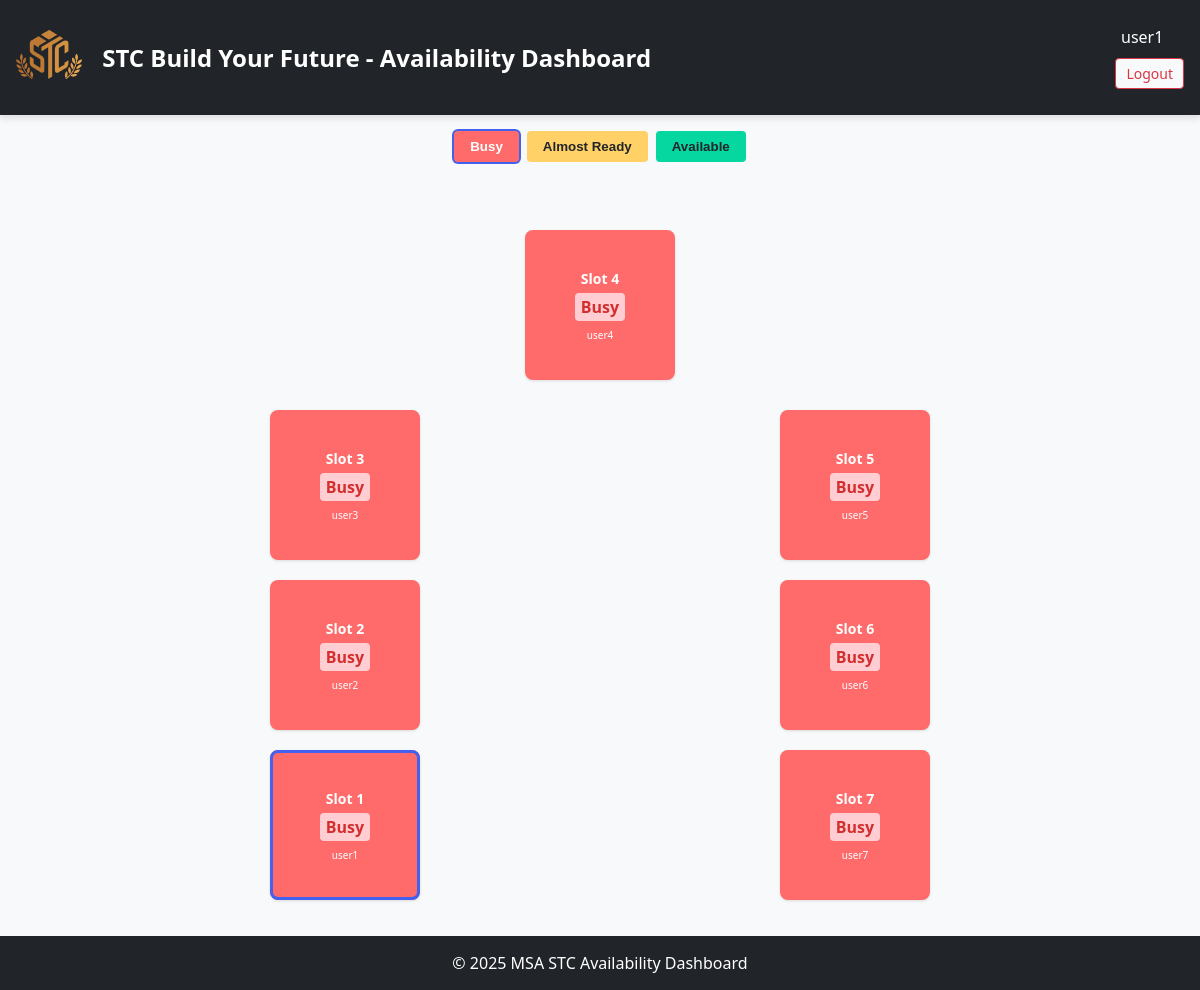
The app's page /dashboard (signed in) with its own data.
### models.py (models this page shows)
class User(db.Model, UserMixin):
    __tablename__ = 'users'
    id = db.Column(db.Integer, primary_key=True)
    username = db.Column(db.String(64), unique=True, nullable=False)
    password_hash = db.Column(db.String(128), nullable=False)
    role = db.Column(db.String(10), nullable=False, default='user')  # 'user' or 'admin'
    grid_square_id = db.Column(db.Integer, db.ForeignKey('grid_squares.id'), nullable=True)
    grid_square = db.relationship('GridSquare', backref=db.backref('assigned_user', uselist=False))

class GridSquare(db.Model):
    __tablename__ = 'grid_squares'
    id = db.Column(db.Integer, primary_key=True)
    name = db.Column(db.String(10), unique=True, nullable=False)  # e.g., 'U-001'
    status = db.Column(db.Integer, nullable=False, default=0)  # 0=red, 1=yellow, 2=green
    user_id = db.Column(db.Integer, nullable=True)  # This won't be a foreign key to allow deletion without cascade issues

### app.py (the view)
@app.route('/dashboard')
@login_required
def dashboard():
    grid_squares = GridSquare.query.all()
    user_square = GridSquare.query.filter_by(id=current_user.grid_square_id).first()
    if current_user.role == 'admin':
        return render_template('admin.html', grid_squares=grid_squares, user_square=user_square)
    else:
        return render_template('dashboard.html', grid_squares=grid_squares, user_square=user_square)

### app.py (called while the page is built)
@login_manager.user_loader
def load_user(user_id):
    return User.query.get(int(user_id))

### templates/dashboard.html (shortened to what this page needs)
{% extends "base.html" %}
{% block content %}
<div class="dashboard-wrapper">
  <div class="controls">
    <div class="status-buttons">
      <button class="status-btn status-red" data-status="0">Busy</button>
      <button class="status-btn status-yellow" data-status="1">Almost Ready</button>
      <button class="status-btn status-green" data-status="2">Available</button>
    </div>
  </div>
  <div class="u-grid-container">
    {% set top_square = grid_squares[0] if grid_squares|length > 0 else None %}
    {% if top_square %}
    <div class="grid-square top-square {% if top_square.id == user_square.id %}my-square{% endif %}"
        data-id="{{ top_square.id }}"
        data-status="{{ top_square.status }}"
        style="background-color: {% if top_square.status == 0 %}var(--color-red){% elif top_square.status == 1 %}var(--color-yellow){% else %}var(--color-green){% endif %}">
      <div class="square-content">
        <div class="square-name">{{ top_square.name }}</div>
        <div class="status-text {% if top_square.status == 0 %}status-busy{% elif top_square.status == 1 %}status-almost{% else %}status-available{% endif %}">
          {% if top_square.status == 0 %}Busy{% elif top_square.status == 1 %}Almost Ready{% else %}Available{% endif %}
        </div>
        {% if top_square.assigned_user %}
        <div class="square-user">{{ top_square.assigned_user.username }}</div>
        {% endif %}
      </div>
    </div>
    {% endif %}
    <div class="side-containers">
      <div class="side-squares left-squares">
        {% for i in range(1, 4) %}
          {% set square = grid_squares[i] if i < grid_squares|length else None %}
          {% if square %}
          <div class="grid-square side-square {% if square.id == user_square.id %}my-square{% endif %}"
              data-id="{{ square.id }}"
              data-status="{{ square.status }}"
              style="background-color: {% if square.status == 0 %}var(--color-red){% elif square.status == 1 %}var(--color-yellow){% else %}var(--color-green){% endif %}">
            <div class="square-content">
              <div class="square-name">{{ square.name }}</div>
              <div class="status-text {% if square.status == 0 %}status-busy{% elif square.status == 1 %}status-almost{% else %}status-available{% endif %}">
                {% if square.status == 0 %}Busy{% elif square.status == 1 %}Almost Ready{% else %}Available{% endif %}
              </div>
              {% if square.assigned_user %}
              <div class="square-user">{{ square.assigned_user.username }}</div>
              {% endif %}
            </div>
          </div>
          {% endif %}
        {% endfor %}
      </div>
      <div class="side-squares right-squares">
        {% for i in range(4, 7) %}
          {% set square = grid_squares[i] if i < grid_squares|length else None %}
          {% if square %}
          <div class="grid-square side-square {% if square.id == user_square.id %}my-square{% endif %}"
              data-id="{{ square.id }}"
              data-status="{{ square.status }}"
              style="background-color: {% if square.status == 0 %}var(--color-red){% elif square.status == 1 %}var(--color-yellow){% else %}var(--color-green){% endif %}">
            <div class="square-content">
              <div class="square-name">{{ square.name }}</div>
              <div class="status-text {% if square.status == 0 %}status-busy{% elif square.status == 1 %}status-almost{% else %}status-available{% endif %}">
                {% if square.status == 0 %}Busy{% elif square.status == 1 %}Almost Ready{% else %}Available{% endif %}
              </div>
              {% if square.assigned_user %}
              <div class="square-user">{{ square.assigned_user.username }}</div>
              {% endif %}
            </div>
          </div>
          {% endif %}
        {% endfor %}
      </div>
    </div>
  </div>
</div>
{% endblock %}

### templates/base.html (shortened to what this page needs)
<!DOCTYPE html>
<html lang="en">
<head>
    <link rel="stylesheet" href="{{ url_for('static', filename='style.css') }}">
</head>
<body>
    <header>
        <div class="container header-content">
            <div class="logo-wrapper">
                <a href="{{ url_for('index') }}">
                    <img src="{{ url_for('static', filename='images/STC Logo FINA-0S1.svg') }}" alt="STC Logo" class="logo-img">
                </a>
            </div>
            <h1><strong>STC Build Your Future - Availability Dashboard</strong></h1>
            {% if current_user.is_authenticated %}
            <div class="user-info">
                <span>{{ current_user.username }}</span>
                <a href="{{ url_for('logout') }}" class="logout-btn">Logout</a>
            </div>
            {% endif %}
        </div>
    </header>
    <main class="container">
        {% block content %}{% endblock %}
    </main>
    <footer>
        <div class="container text-center">
            <p>&copy; 2025 MSA STC Availability Dashboard</p>
        </div>
    </footer>
</body>
</html>

### static/style.css (style rules this page uses)
:root { --color-red: #ff6b6b; --color-yellow: #ffd166; --color-green: #06d6a0; --color-blue: #4361ee; --color-dark: #212529; --color-light: #f8f9fa; --color-white: #ffffff; --shadow-sm: 0 1px 3px rgba(0,0,0,0.12); --shadow-md: 0 4px 6px rgba(0,0,0,0.1); --transition: all 0.2s ease; }
* { margin: 0; padding: 0; box-sizing: border-box; }
body { font-family: 'Segoe UI', Tahoma, Geneva, Verdana, sans-serif; background-color: var(--color-light); color: var(--color-dark); display: flex; flex-direction: column; min-height: 100vh; }
header { background-color: var(--color-dark); color: var(--color-white); padding: 1rem; box-shadow: var(--shadow-md); }
.header-content { display: flex; justify-content: space-between; align-items: center; max-width: 1200px; margin: 0 auto; }
.user-info { display: flex; align-items: center; gap: 1rem; }
.dashboard-wrapper { flex: 1; display: flex; flex-direction: column; padding: 1rem; max-width: 1200px; margin: 0 auto; width: 100%; }
.controls { margin-bottom: 3rem; display: flex; justify-content: center; }
.status-buttons { display: flex; gap: 0.5rem; }
.status-btn.active { transform: none; box-shadow: 0 0 0 2px var(--color-blue); }
.status-btn { padding: 0.5rem 1rem; border: none; border-radius: 4px; font-weight: bold; cursor: pointer; transition: var(--transition); }
.status-red { background-color: var(--color-red); color: var(--color-white); }
.status-yellow { background-color: var(--color-yellow); color: var(--color-dark); }
.status-green { background-color: var(--color-green); color: var(--color-dark); }
.grid-square { display: flex; align-items: center; justify-content: center; aspect-ratio: 1/1; border-radius: 4px; transition: var(--transition); cursor: pointer; box-shadow: var(--shadow-sm); position: relative; }
.grid-square[data-status="0"] { background-color: var(--color-red); color: var(--color-white); }
.my-square { outline: 3px solid var(--color-blue); outline-offset: -3px; animation: pulse 2s infinite; }
.square-content { text-align: center; padding: 0.25rem; width: 100%; }
.square-name { font-weight: bold; font-size: clamp(8px, 2vw, 14px); }
.square-user { font-size: clamp(6px, 1.5vw, 10px); margin-top: 2px; overflow: hidden; text-overflow: ellipsis; white-space: nowrap; }
footer { background-color: var(--color-dark); color: var(--color-white); text-align: center; padding: 1rem; }
.status-buttons { display: flex; gap: 0.5rem; justify-content: center; }
.grid-square { aspect-ratio: 1; display: flex; align-items: center; justify-content: center; border-radius: 4px; transition: all 0.2s; cursor: default; position: relative; }
.grid-square { aspect-ratio: 1; display: flex; align-items: center; justify-content: center; border-radius: 4px; position: relative; overflow: hidden; }
.logout-btn { margin-left: 15px; padding: 5px 10px; background-color: #f8f9fa; color: #dc3545; border: 1px solid #dc3545; border-radius: 4px; text-decoration: none; font-size: 14px; transition: all 0.3s; }
.user-info { margin: 10px 0; display: flex; flex-direction: column; gap: 5px; }
.status-text { font-weight: bold; margin: 5px 0; padding: 3px 6px; border-radius: 4px; display: inline-block; }
.status-busy { color: #d32f2f; background-color: #ffcdd2; }
.my-square { outline: 3px solid #2196F3; box-shadow: 0 0 10px rgba(33, 150, 243, 0.5); }
.grid-square { transition: background-color 0.3s ease, transform 0.2s ease; }
.u-grid-container { position: relative; width: 100%; max-width: 700px; margin: 0 auto; padding: 20px; display: flex; flex-direction: column; align-items: center; }
.side-containers { display: flex; justify-content: space-between; width: 100%; }
.side-squares { display: flex; flex-direction: column; gap: 20px; width: 150px; }
.top-square { width: 150px; height: 150px; margin-bottom: 30px; }
.side-square { width: 150px; height: 150px; }
.logo-wrapper { display: flex; align-items: center; margin-right: 20px; }
.logo-img { max-height: 50px; width: auto; }
.header-content { display: flex; align-items: center; justify-content: space-between; flex-wrap: wrap; }
.header-content h1 { flex: 1; font-size: 1.5rem; margin: 0; }
.user-info { display: flex; align-items: center; gap: 10px; }

### records on screen
User: username "user1", assigned_user.username "user1"
GridSquare: name "Slot 4"
User: assigned_user.username "user4"
GridSquare: name "Slot 3"
User: assigned_user.username "user3"
GridSquare: name "Slot 2"
User: assigned_user.username "user2"
GridSquare: name "Slot 1"
GridSquare: name "Slot 5"
User: assigned_user.username "user5"
GridSquare: name "Slot 6"
User: assigned_user.username "user6"
GridSquare: name "Slot 7"
User: assigned_user.username "user7"
